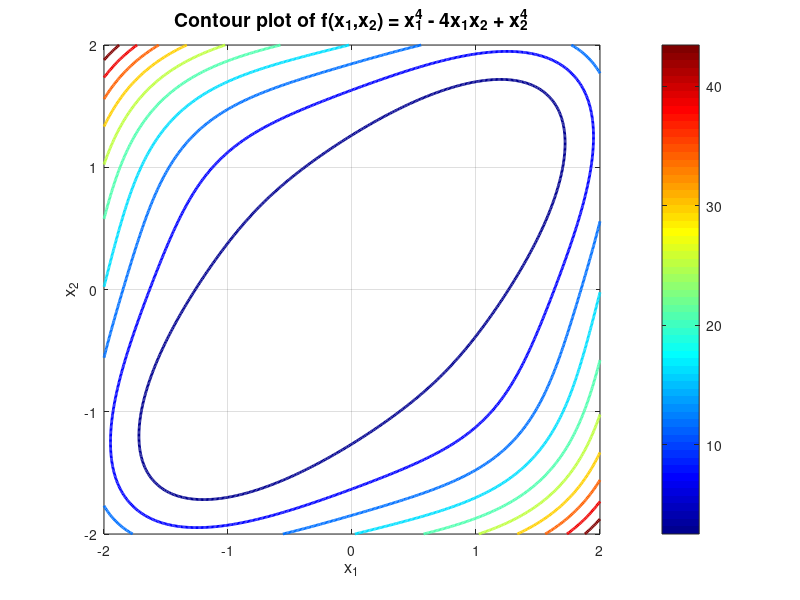

Reproduce this figure in MATLAB.
[x1, x2] = meshgrid(-2:0.01:2, -2:0.01:2);
f = x1.^4 - 4.*x1.*x2 + x2.^4;
figure
contour(x1, x2, f, 'LineWidth', 2)
colormap jet 
colorbar 
title('Contour plot of f(x_1,x_2) = x_1^4 - 4x_1x_2 + x_2^4', 'FontSize', 14)
xlabel('x_1', 'FontSize', 12)
ylabel('x_2', 'FontSize', 12)
grid on 
